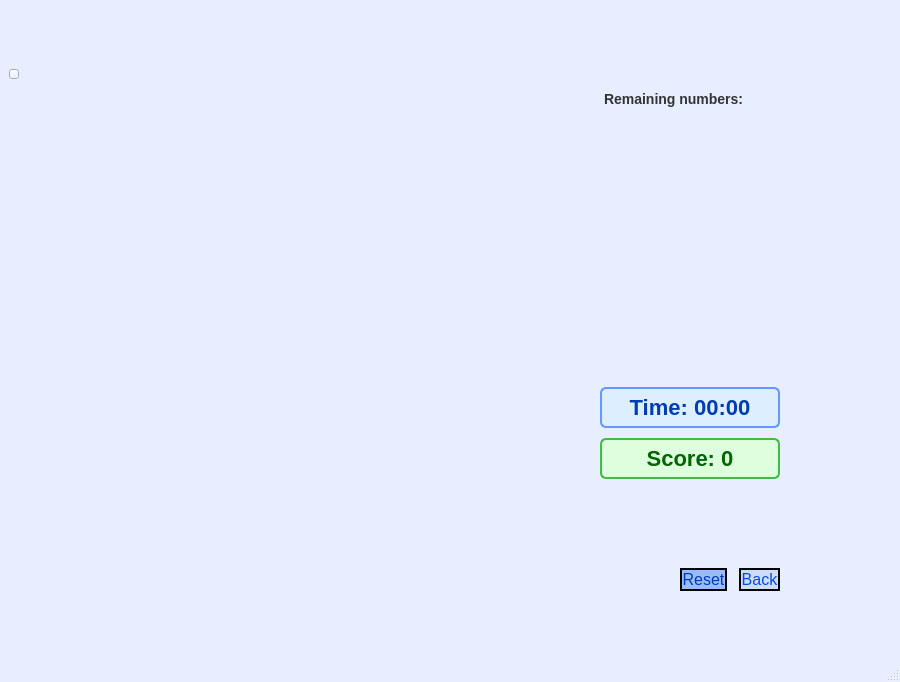
<?xml version="1.0" encoding="UTF-8"?>
<ui version="4.0">
 <class>SudokuWindow</class>
 <widget class="QMainWindow" name="SudokuWindow">
  <property name="geometry">
   <rect>
    <x>0</x>
    <y>0</y>
    <width>900</width>
    <height>682</height>
   </rect>
  </property>
  <property name="windowTitle">
   <string>Sudoku</string>
  </property>
  <property name="styleSheet">
   <string notr="true">QMainWindow { background-color: #e6eeff; }</string>
  </property>
  <widget class="QWidget" name="centralwidget">
   <layout class="QGridLayout" name="gridLayout_4">
    <item row="2" column="5" rowspan="3">
     <spacer name="rightSpacer">
      <property name="orientation">
       <enum>Qt::Orientation::Horizontal</enum>
      </property>
      <property name="sizeHint" stdset="0">
       <size>
        <width>20</width>
        <height>20</height>
       </size>
      </property>
     </spacer>
    </item>
    <item row="2" column="3" rowspan="2">
     <spacer name="midSpacer">
      <property name="orientation">
       <enum>Qt::Orientation::Horizontal</enum>
      </property>
      <property name="sizeType">
       <enum>QSizePolicy::Policy::Fixed</enum>
      </property>
      <property name="sizeHint" stdset="0">
       <size>
        <width>18</width>
        <height>20</height>
       </size>
      </property>
     </spacer>
    </item>
    <item row="2" column="1" rowspan="3">
     <spacer name="leftSpacer">
      <property name="orientation">
       <enum>Qt::Orientation::Horizontal</enum>
      </property>
      <property name="sizeHint" stdset="0">
       <size>
        <width>20</width>
        <height>20</height>
       </size>
      </property>
     </spacer>
    </item>
    <item row="0" column="1" colspan="5">
     <spacer name="topSpacer">
      <property name="orientation">
       <enum>Qt::Orientation::Vertical</enum>
      </property>
      <property name="sizeType">
       <enum>QSizePolicy::Policy::Maximum</enum>
      </property>
      <property name="sizeHint" stdset="0">
       <size>
        <width>20</width>
        <height>60</height>
       </size>
      </property>
     </spacer>
    </item>
    <item row="5" column="1" colspan="5">
     <spacer name="bottomSpacer">
      <property name="orientation">
       <enum>Qt::Orientation::Vertical</enum>
      </property>
      <property name="sizeType">
       <enum>QSizePolicy::Policy::Maximum</enum>
      </property>
      <property name="sizeHint" stdset="0">
       <size>
        <width>20</width>
        <height>60</height>
       </size>
      </property>
     </spacer>
    </item>
    <item row="2" column="2" rowspan="2">
     <widget class="QWidget" name="boardWidget" native="true">
      <property name="minimumSize">
       <size>
        <width>450</width>
        <height>450</height>
       </size>
      </property>
     </widget>
    </item>
    <item row="4" column="2" colspan="3">
     <layout class="QHBoxLayout" name="buttonRow">
      <property name="spacing">
       <number>12</number>
      </property>
      <item>
       <spacer name="btnSpacer">
        <property name="orientation">
         <enum>Qt::Orientation::Horizontal</enum>
        </property>
        <property name="sizeHint" stdset="0">
         <size>
          <width>40</width>
          <height>20</height>
         </size>
        </property>
       </spacer>
      </item>
      <item>
       <widget class="QPushButton" name="resetButton">
        <property name="styleSheet">
         <string notr="true">QPushButton{ color:#003cb3; padding:0.6em 1.4em; font-size:16px; border-radius:0.5em; background:#99bbff; border:2px solid #000; }</string>
        </property>
        <property name="text">
         <string>Reset</string>
        </property>
       </widget>
      </item>
      <item>
       <widget class="QPushButton" name="backButton">
        <property name="styleSheet">
         <string notr="true">QPushButton{ color:#004de6; padding:0.6em 1.4em; font-size:16px; border-radius:0.5em; background:#ccddff; border:2px solid #000; }</string>
        </property>
        <property name="text">
         <string>Back</string>
        </property>
       </widget>
      </item>
     </layout>
    </item>
    <item row="2" column="4">
     <layout class="QVBoxLayout" name="rightPanelLayout">
      <property name="spacing">
       <number>10</number>
      </property>
      <item>
       <widget class="QLabel" name="remainingTitle">
        <property name="styleSheet">
         <string notr="true">
          QLabel { font-size: 14px; font-weight: bold; color: #333; margin-top: 6px; }
         </string>
        </property>
        <property name="text">
         <string>Remaining numbers:</string>
        </property>
       </widget>
      </item>
      <item>
       <widget class="QWidget" name="leftWidget" native="true">
        <property name="minimumSize">
         <size>
          <width>180</width>
          <height>260</height>
         </size>
        </property>
       </widget>
      </item>
      <item>
       <widget class="QLabel" name="timerLabel">
        <property name="styleSheet">
         <string notr="true">
          QLabel {
            font-size: 22px;
            font-weight: bold;
            color: #003cb3;
            background: #ddeeff;
            border: 2px solid #6699ff;
            border-radius: 6px;
            padding: 6px 12px;
          }
         </string>
        </property>
        <property name="text">
         <string>Time: 00:00</string>
        </property>
        <property name="alignment">
         <set>Qt::AlignmentFlag::AlignCenter</set>
        </property>
       </widget>
      </item>
      <item>
       <widget class="QLabel" name="scoreLabel">
        <property name="styleSheet">
         <string notr="true">
          QLabel {
            font-size: 22px;
            font-weight: bold;
            color: #006600;
            background: #ddffdd;
            border: 2px solid #44bb44;
            border-radius: 6px;
            padding: 6px 12px;
          }
         </string>
        </property>
        <property name="text">
         <string>Score: 0</string>
        </property>
        <property name="alignment">
         <set>Qt::AlignmentFlag::AlignCenter</set>
        </property>
       </widget>
      </item>
      <item>
       <spacer name="rightBottomSpacer">
        <property name="orientation">
         <enum>Qt::Orientation::Vertical</enum>
        </property>
        <property name="sizeHint" stdset="0">
         <size>
          <width>20</width>
          <height>40</height>
         </size>
        </property>
       </spacer>
      </item>
     </layout>
    </item>
    <item row="1" column="1">
     <widget class="QPushButton" name="pushButton">
      <property name="maximumSize">
       <size>
        <width>10</width>
        <height>10</height>
       </size>
      </property>
      <property name="styleSheet">
       <string notr="true">QPushButton {background-color: #e6eeff; }</string>
      </property>
      <property name="text">
       <string/>
      </property>
     </widget>
    </item>
   </layout>
  </widget>
  <widget class="QMenuBar" name="menubar">
   <property name="geometry">
    <rect>
     <x>0</x>
     <y>0</y>
     <width>900</width>
     <height>30</height>
    </rect>
   </property>
  </widget>
  <widget class="QStatusBar" name="statusbar"/>
 </widget>
 <resources/>
 <connections/>
</ui>
